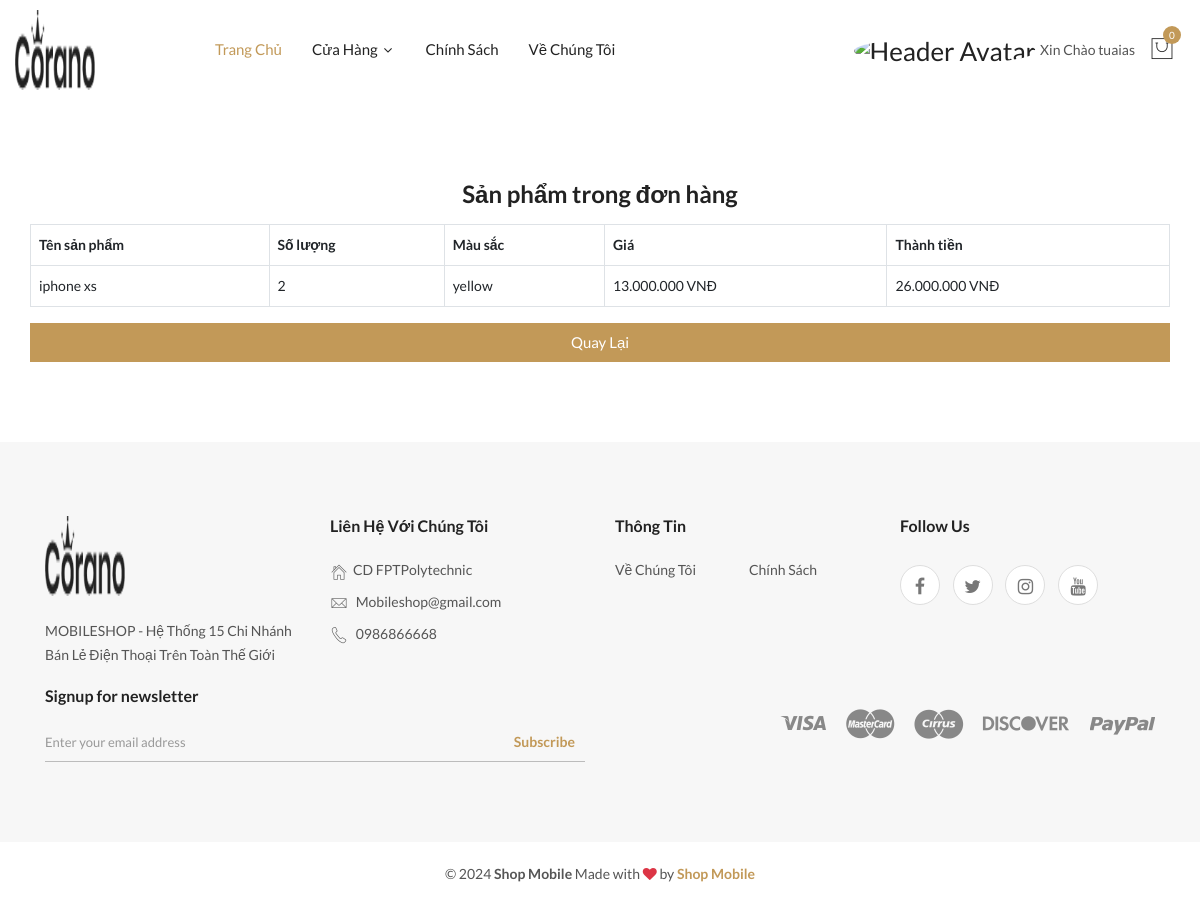
Screenshot of /index.php?act=donhang_detail&id=6 (signed in) with the database file from the repository.
### tables this page shows
CREATE TABLE `chitietdonhang` (
  `ma_chi_tiet_don_hang` int(11) NOT NULL,
  `ma_don_hang` int(11) NOT NULL,
  `ma_san_pham` int(11) NOT NULL,
  `ten_san_pham` varchar(255) NOT NULL,
  `so_luong` int(11) NOT NULL,
  `gia` decimal(10,2) NOT NULL,
  `mau_sac` varchar(50) DEFAULT NULL,
  `thanh_tien` decimal(10,2) NOT NULL
);

### models/pdo.php (called while the page is built, shortened)
<?php
function pdo_get_connection() {
    $dburl = "mysql:host=localhost;dbname=duan1nhom5;charset=utf8";
    $username = 'root';
    $password = '';
    try {
        $conn = new PDO($dburl, $username, $password);
        $conn->setAttribute(PDO::ATTR_ERRMODE, PDO::ERRMODE_EXCEPTION);
        return $conn;
    } catch (PDOException $e) {
        echo "Kết nối cơ sở dữ liệu thất bại: " . $e->getMessage();
        return null;
    }
}
function pdo_query($sql){
    $sql_args = array_slice(func_get_args(), 1);
    try{
        $conn = pdo_get_connection();
        $stmt = $conn->prepare($sql);
        $stmt->execute($sql_args);
        $rows = $stmt->fetchAll();
        return $rows;
    }
    catch(PDOException $e){
        throw $e;
    }
    finally{
        unset($conn);
    }
}

### models/donhang.php (called while the page is built, shortened)
<?php
function get_chitiet_donhang_by_donhang($id) {
    $sql = "SELECT * FROM chitietdonhang WHERE ma_don_hang = ?";
    return pdo_query($sql, $id);
}
?>

### views/chitietdonhang.php (the view)
<main>
    <div class="cart-main-wrapper section-padding">
        <div class="container">
            <div class="section-bg-color">
                <div class="row">
                    <h3 class="text-center mb-3">Sản phẩm trong đơn hàng</h3>
                    <table class="table table-bordered" cellpadding="10" cellspacing="0">
                        <thead>
                            <tr>
                                <th>Tên sản phẩm</th>
                                <th>Số lượng</th>
                                <th>Màu sắc</th>
                                <th>Giá</th>
                                <th>Thành tiền</th>
                            </tr>
                        </thead>
                        <tbody>
                            <?php foreach ($chitiets as $item): ?>
                                <tr>
                                    <td><?= $item['ten_san_pham'] ?></td>
                                    <td><?= $item['so_luong'] ?></td>
                                    <td><?= $item['mau_sac'] ?></td>
                                    <td><?= number_format($item['gia'], 0, ',', '.') ?> VNĐ</td>
                                    <td><?= number_format($item['thanh_tien'], 0, ',', '.') ?> VNĐ</td>
                                </tr>
                            <?php endforeach; ?>
                        </tbody>
                    </table>
                    <a class="btn btn-sqr" href="index.php?act=donhangcuatoi">Quay Lại</a>
                </div>
            </div>
        </div>
    </div>
</main>

### rows the page displays
chitietdonhang: ten_san_pham "iphone xs", so_luong "2", mau_sac "yellow", gia "13.000.000", thanh_tien "26.000.000"

### other values shown
$_SESSION['user']['ten'] "tuaias"
$cart_count "0"
